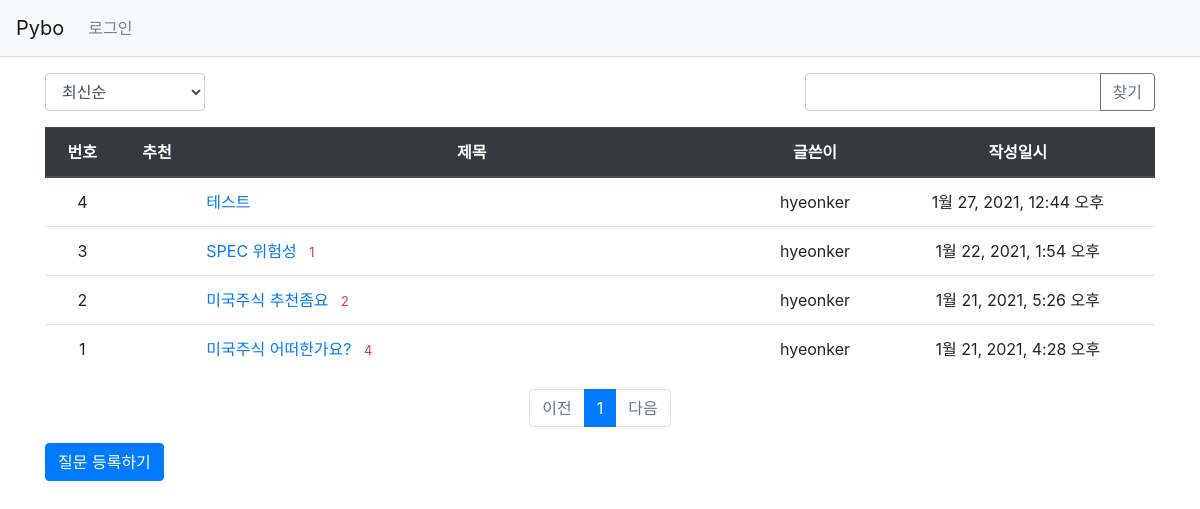
Screenshot of /pybo/ with the database file from the repository.
### pybo/models.py (models this page shows, shortened)
class Question(models.Model):
    author = models.ForeignKey(User, on_delete=models.CASCADE, related_name='author_question')
    subject = models.CharField(max_length=200)
    content = models.TextField()
    create_date = models.DateTimeField()
    modify_date = models.DateTimeField(null=True, blank=True)
    voter = models.ManyToManyField(User, related_name='voter_question')

### pybo/views/base_views.py (the view, shortened to what this page needs)
# urls.py: path('', base_views.index, name='index'),  # '/' 에 해당되는 path
def index(request):
    page = request.GET.get('page', '1')  # 페이지
    kw = request.GET.get('kw', '')  # 검색어
    so = request.GET.get('so', 'recent')  # 정렬기준
    if so == 'recommend':
        question_list = Question.objects.annotate(num_voter=Count('voter')).order_by('-num_voter', '-create_date')
    elif so == 'popular':
        question_list = Question.objects.annotate(num_answer=Count('answer')).order_by('-num_answer', '-create_date')
    else:  # recent
        question_list = Question.objects.order_by('-create_date')
    paginator = Paginator(question_list, 10)  # 페이지당 10개씩 보여주기
    page_obj = paginator.get_page(page)
    context = {'question_list': page_obj, 'page': page, 'kw': kw, 'so': so}  # <------ so 추가
    return render(request, 'pybo/question_list.html', context)

### pybo/templatetags/pybo_filter.py (called while the page is built)
@register.filter
def sub(value, arg):
    return value - arg

### templates/pybo/question_list.html (shortened to what this page needs)
{% extends 'base.html' %}
{% load pybo_filter %}
{% block content %}
<div class="container my-3">
    <div class="row justify-content-between my-3">
        <div class="col-2">
            <select class="form-control so">
                <option value="recent" {% if so == 'recent' %}selected{% endif %}>최신순</option>
            </select>
        </div>
        <div class="col-4 input-group">
            <input type="text" class="form-control kw" value="{{ kw|default_if_none:'' }}">
            <div class="input-group-append">
                <button class="btn btn-outline-secondary" type="button" id="btn_search">찾기</button>
            </div>
        </div>
    </div>
    <table class="table">
        <thead>
        <tr class="text-center thead-dark">
            <th>번호</th>
            <th>추천</th>
            <th style="width:50%">제목</th>
            <th>글쓴이</th>
            <th>작성일시</th>
        </tr>
        </thead>
        <tbody>
        {% if question_list %}
        {% for question in question_list %}
        <tr class="text-center">
            <td>
                {{ question_list.paginator.count|sub:question_list.start_index|sub:forloop.counter0|add:1 }}
            </td>
            <td>
            </td>
            <td class="text-left">
                <a href="{% url 'pybo:detail' question.id %}">{{ question.subject }}</a>
                {% if question.answer_set.count > 0 %}
                <span class="text-danger small ml-2">{{ question.answer_set.count }}</span>
                {% endif %}
            </td>
            <td>{{ question.author.username }}</td>
            <td>{{ question.create_date }}</td>
        </tr>
        {% endfor %}
        {% else %}
        <tr>
            <td colspan="3">질문이 없습니다.</td>
        </tr>
        {% endif %}
        </tbody>
    </table>
    <ul class="pagination justify-content-center">
        {% if question_list.has_previous %}
        <li class="page-item">
            <a class="page-link" data-page="{{ question_list.previous_page_number }}" href="#">이전</a>
        </li>
        {% else %}
        <li class="page-item disabled">
            <a class="page-link" tabindex="-1" aria-disabled="true" href="#">이전</a>
        </li>
        {% endif %}
        {% for page_number in question_list.paginator.page_range %}
        {% if page_number >= question_list.number|add:-5 and page_number <= question_list.number|add:5 %}
            {% if page_number == question_list.number %}
            <li class="page-item active" aria-current="page">
                <a class="page-link" data-page="{{ page_number }}" href="#">{{ page_number }}</a>
            </li>
            {% else %}
            <li class="page-item">
                <a class="page-link" data-page="{{ page_number }}" href="#">{{ page_number }}</a>
            </li>
            {% endif %}
        {% endif %}
        {% endfor %}
        {% if question_list.has_next %}
        <li class="page-item">
            <a class="page-link" data-page="{{ question_list.next_page_number }}" href="#">다음</a>
        </li>
        {% else %}
        <li class="page-item disabled">
            <a class="page-link" tabindex="-1" aria-disabled="true" href="#">다음</a>
        </li>
        {% endif %}
    </ul>
    <a href="{% url 'pybo:question_create' %}" class="btn btn-primary">질문 등록하기</a>
</div>
{% endblock %}

### templates/base.html (shortened to what this page needs)
{% load static %}
<!doctype html>
<html lang="ko">
<head>
    <link rel="stylesheet" type="text/css" href="{% static 'bootstrap.min.css' %}">
    <link rel="stylesheet" type="text/css" href="{% static 'style.css' %}">
</head>
<body>
{% include "navbar.html" %}
{% block content %}
{% endblock %}
</body>
</html>

### templates/navbar.html (shortened to what this page needs)
<nav class="navbar navbar-expand-lg navbar-light bg-light border-bottom">
    <a class="navbar-brand" href="{% url 'pybo:index' %}">Pybo</a>
    <div class="collapse navbar-collapse flex-grow-0" id="navbarNav">
        <ul class="navbar-nav">
            <li class="nav-item ">
                {% if user.is_authenticated %}
                <a class="nav-link" href="{% url 'common:logout' %}">{{ user.username }} (로그아웃)</a>
                {% else %}
                <a class="nav-link" href="{% url 'common:login' %}">로그인</a>
                {% endif %}
            </li>
        </ul>
    </div>
</nav>

### rows the page displays
Question: paginator.count|sub "4", subject "테스트", author.username "hyeonker", create_date "1월 27, 2021, 12:44 오후"
Question: paginator.count|sub "3", subject "SPEC 위험성", answer_set.count "1", author.username "hyeonker", create_date "1월 22, 2021, 1:54 오후"
Question: paginator.count|sub "2", subject "미국주식 추천좀요", answer_set.count "2", author.username "hyeonker", create_date "1월 21, 2021, 5:26 오후"
Question: paginator.count|sub "1", subject "미국주식 어떠한가요?", answer_set.count "4", author.username "hyeonker", create_date "1월 21, 2021, 4:28 오후"

### other values shown
{{ page_number }} "1"
